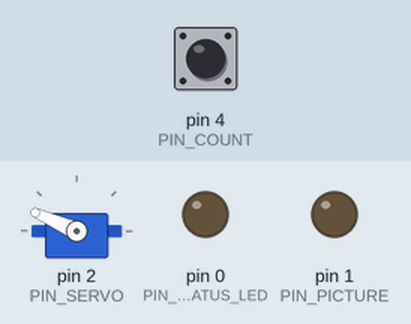
The sketch below on a simulated Arduino Uno, built with avr-gcc and run on an emulated ATmega328P. Shown: servo, output pins drawn as LEDs (lit = HIGH). Wiring (inferred from the names in the program): servo: signal pin 2. Inputs (shaded band) come from the test bench; at power-on: pin 4 (PIN_COUNT) HIGH. Servo pulses on a pin are drawn as a servo (544–2400 µs = 0–180°); pins used as bus, display or sensor lines are not drawn.

Above: at 0.05 s.
At 0.2 s:
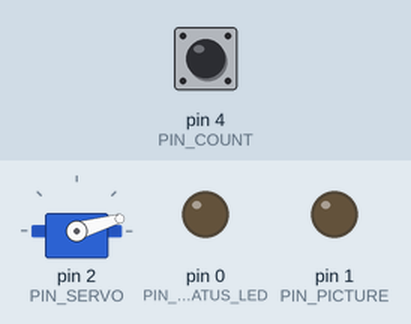
At 0.4 s:
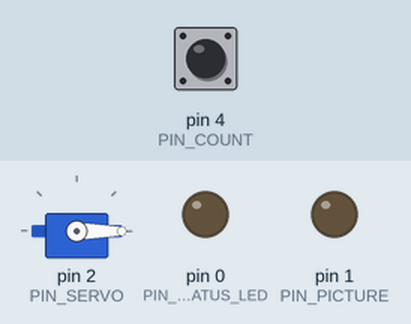
At 1.4 s:
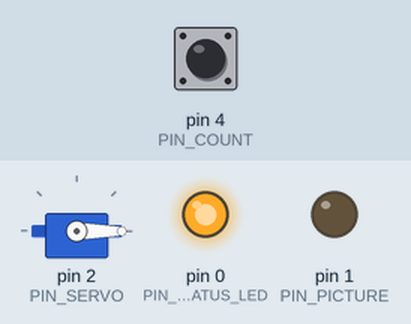
At 3.0 s:
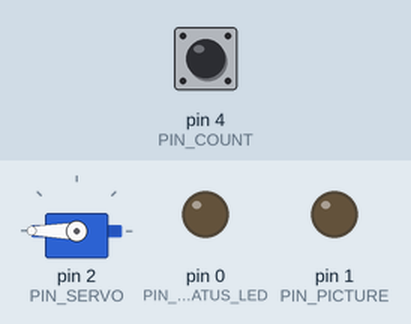
At 4.65 s:
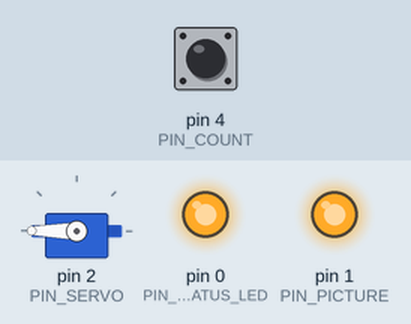
Timing chart, 0 to 6.1 s (numbered marks = the images above):
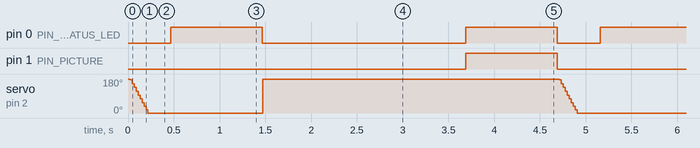

The sketch:

diceroller.ino
```cpp
#define PIN_STATUS_LED 0
#define PIN_SERVO 2
#define PIN_PICTURE 1
#define PIN_COUNT 4

// Empirically, the shape of a histogram or roll results for a d20 seems to
// settle at/above 2k rolls, so stopping at 3k should produce good results.
// For a d6 it settles around 500-1000.
#define AUTO_STOP_COUNT_LONG 3000
#define AUTO_STOP_COUNT_SHORT 1000

// Usable range is around [-30, 200].
#define ANGLE_SHAKE -30
#define ANGLE_UPRIGHT 195

#define DELAY_PREPARE_MS  1000
#define DELAY_SETTLE_MS   2000
#define DELAY_PICTURE_MS  1000
#define MOVE_INTERVAL_MS  20

#define SERVO_UPDATE_INTERVAL_MS 20

uint16_t servoMicros;
uint16_t rollCount;
uint16_t maxRollCount;

void setup() {
  pinMode(PIN_SERVO, OUTPUT);
  setServoAngle(ANGLE_UPRIGHT);
  pinMode(PIN_PICTURE, OUTPUT);
  pinMode(PIN_STATUS_LED, OUTPUT);
  pinMode(PIN_COUNT, INPUT_PULLUP);

  maxRollCount = digitalRead(PIN_COUNT) ?
      AUTO_STOP_COUNT_LONG : AUTO_STOP_COUNT_SHORT;
  rollCount = 0;
}

void loop() {
  for (int angle = ANGLE_UPRIGHT; angle > ANGLE_SHAKE; angle -= 20) {
    setServoAngle(angle);
    refreshServo();
    delay(MOVE_INTERVAL_MS);
  }
  moveServo(ANGLE_SHAKE);
  digitalWrite(PIN_STATUS_LED, HIGH);
  delay(DELAY_PREPARE_MS);
  digitalWrite(PIN_STATUS_LED, LOW);

  moveServo(ANGLE_UPRIGHT);
  delay(DELAY_SETTLE_MS);

  digitalWrite(PIN_STATUS_LED, HIGH);
  digitalWrite(PIN_PICTURE, HIGH);
  delay(DELAY_PICTURE_MS); // No servo updates: avoid shaking.
  digitalWrite(PIN_PICTURE, LOW);
  digitalWrite(PIN_STATUS_LED, LOW);

  if (++rollCount > maxRollCount) {
    cli(); // stop interrupts
    while (true);
  }
}

// Set the new servo angle and refresh it / wait for it to catch up.
void moveServo(int newAngle) {
  setServoAngle(newAngle);
  for (int i = 0; i < 10; i++) {
    refreshServo();
    delay(MOVE_INTERVAL_MS);
  }
}

void setServoAngle(int angle) {
  servoMicros = max(0, map(angle, 0, 180, 1000, 2000));
}

void refreshServo() {
  digitalWrite(PIN_SERVO, HIGH);
  delayMicroseconds(servoMicros);
  digitalWrite(PIN_SERVO, LOW);
}
```

Measured:
- by itself, pin 0 (PIN_STATUS_LED): repeats every 4.7 s: LOW 2.2 s, HIGH 1.0 s, LOW 0.47 s, HIGH 1.0 s
- by itself, pin 1 (PIN_PICTURE): alternates HIGH for 1.0 s and LOW for 3.7 s
- by itself, servo on pin 2 (PIN_SERVO): repeats every 4.7 s: 156° 0.02 s, 136° 0.02 s, 115° 0.02 s, 95° 0.02 s, 75° 0.02 s, 55° 0.02 s, 36° 0.02 s, 16° 0.02 s, 0° 1.3 s, 180° 3.2 s, 176° 0.02 s
